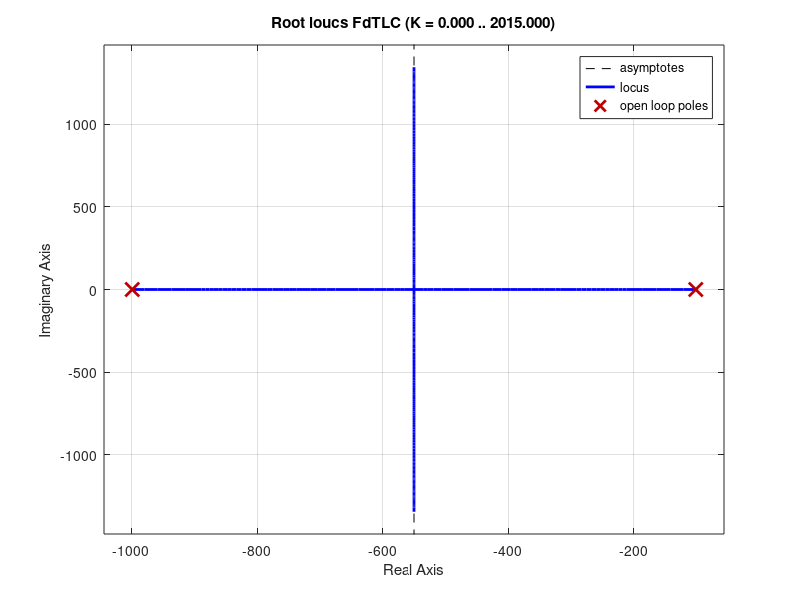

This chart was generated by the following MATLAB code:
clear all; close all; clc

s=tf('s');

FdTLA = 1000/((1000+s)*(100+s));

step(FdTLA,0.1);grid;

k=1;
FdTLC=feedback(k*FdTLA,1);
pole(FdTLC);
pzmap(FdTLC);

rlocus(FdTLC);
